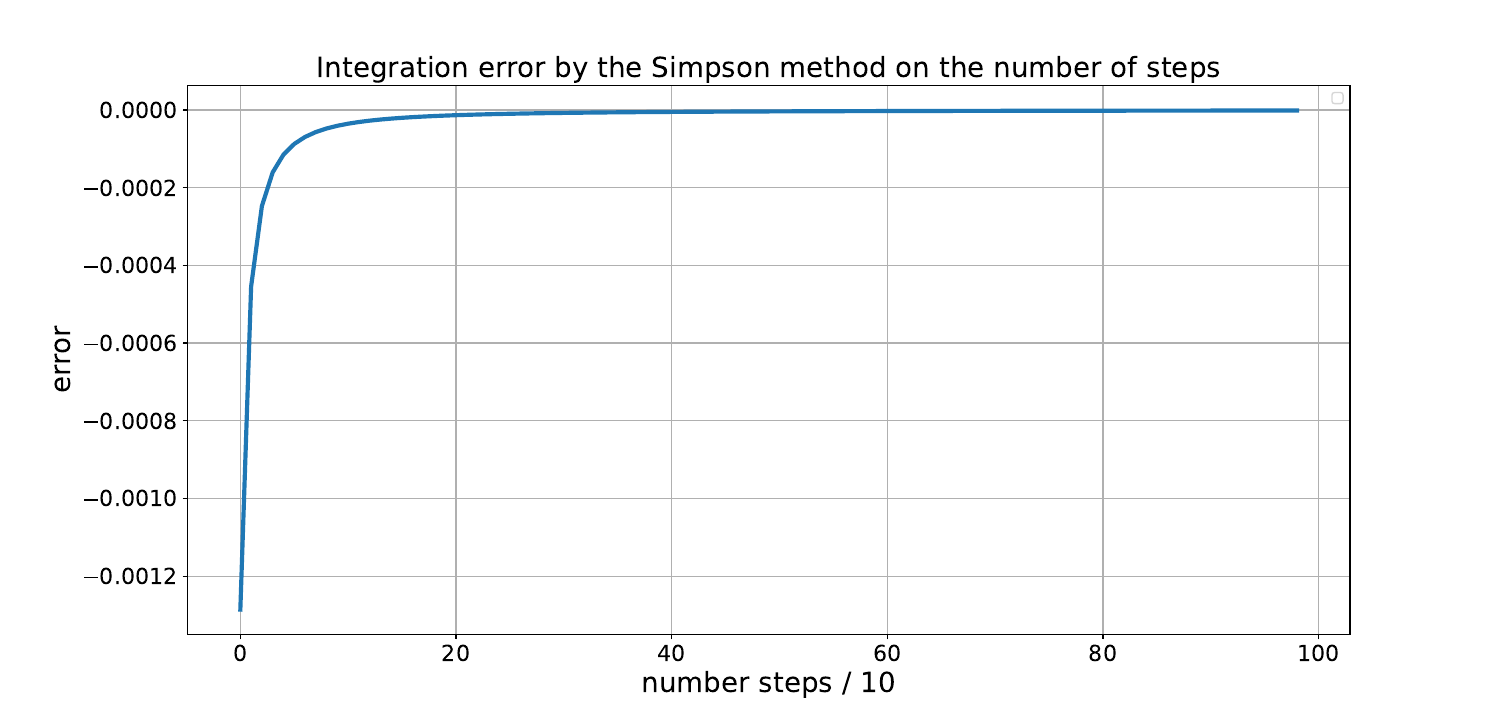

The script that saved this image:
import sympy
import numpy as np
import pylab as plt
 
x = sympy.Symbol('x')
 
f_x = (1 - x**2)**(1/2)
 
 
def sympson(left, right, n, function):
    h = (right - left) / (2 * n)
 
    tmp_sum = float(function.subs({x: left})) +\
        float(function.subs({x: right}))
 
    for step in range(1, 2 * n):
        if step % 2 != 0:
            tmp_sum += 4 * float(function.subs({x: left + step * h}))
        else:
            tmp_sum += 2 * float(function.subs({x: left + step * h}))
 
    return tmp_sum * h / 3
 


integr = []
for i in range(1, 100):
    integr.append(sympson(0, 1, 10*i, f_x) - np.pi/4)
    if abs(integr[i-1]) < 0.00001:
        print(i*10)
    
fig, ax = plt.subplots(figsize=(15,12))

plt.plot(integr, lw=3)
plt.grid()
plt.legend()
plt.xlabel('number steps / 10', fontsize=20)
plt.ylabel('error', fontsize=20)
plt.title('Integration error by the Simpson method on the number of steps', fontsize=20)
plt.tick_params(axis='both', which='major', labelsize=16)
plt.show()
fig.savefig('symp.pdf')
#Уже на 60ом шаге
